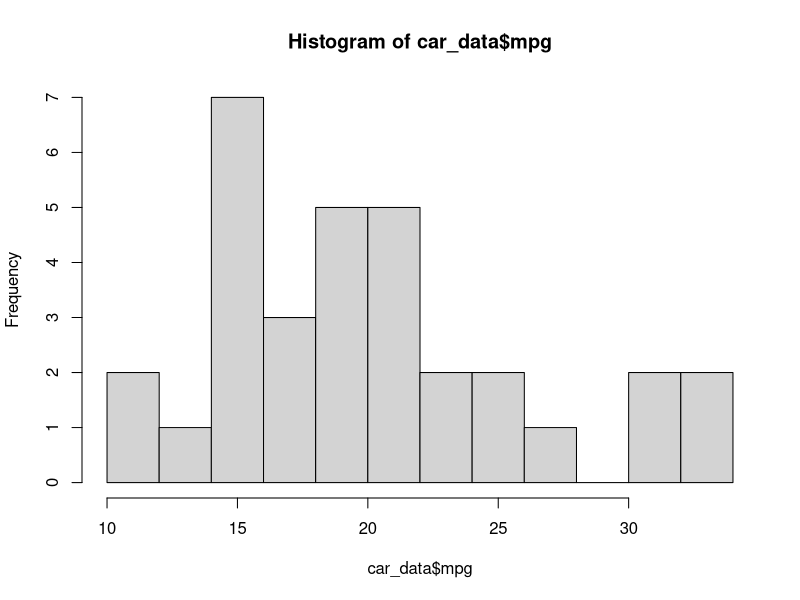

This chart was generated by the following R code:
#Código para problema 2
rm(list=ls()) #equivalent to clear all in matlab

car_data <- mtcars
car_data
hist(car_data$mpg, breaks = 10)
